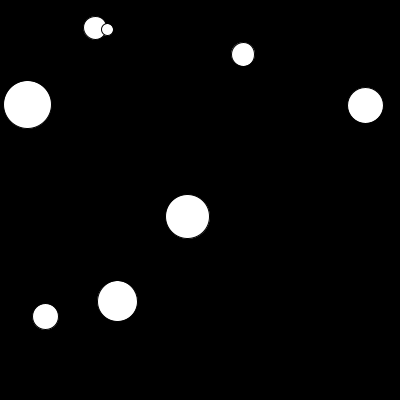
Frame 1 (no input)
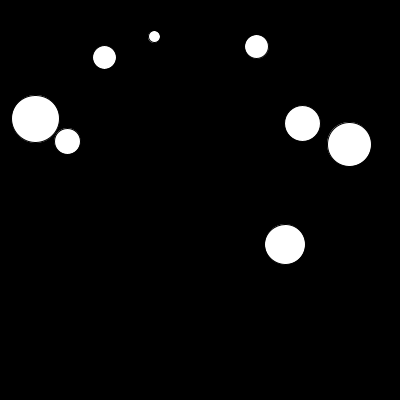
Frame 60 (the mouse pressed at the canvas centre just before this capture)
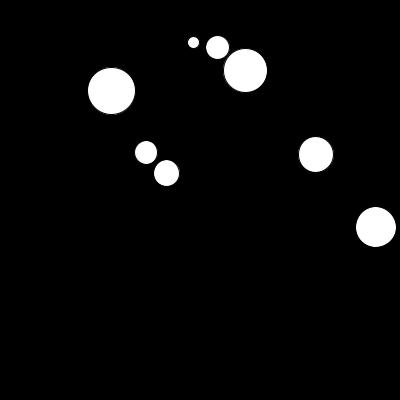
Frame 120 (the mouse held since frame 60 and released just before this capture)

The Processing sketch that drew these frames (run headless with seeded random() and noise(); from frame 60 on, the mouse is pressed at the canvas centre):

// Processing sketch: processing_82700
// ── processing_82700.pde

ball[] balls = new ball[8];
void setup() {
  size(400, 400);
   
  for(int i = 0; i < 8; i ++) {
    balls[i] = new ball(random(10, 50), random(TWO_PI), random(20, width-20), random(20, height-20));
  }
}
void draw() {
  background(0);
  for(int i = 0; i < 8; i ++) {
    balls[i].move();
    balls[i].screenBump();
    balls[i].draw();
    balls[i].collide(i);
  }
}
class ball {
  float x, y, s, d, xm, ym;
  ball(float sv, float dv, float xv, float yv) {
    s=sv;
    d=dv;
    x=xv;
    y=yv;
    xm=sin(d)*3;
    ym=cos(d)*3;
  }
  void move() {
    x+=xm;
    y+=ym;
  }
  void screenBump() {
    if(x<0+s/2 || x>width-s/2) {
      xm*=-1;
    }
    if(y<0+s/2 || y>height-s/2) {
      ym*=-1;
    }
  }
  void draw() {
    ellipse(x, y, s, s);
  }
  void collide(int ballnum) {
    for(int i = 0; i < 8; i++) {
      if((dist(x, y, balls[i].x, balls[i].y) < (s/2)+(balls[i].s/2)) && (i == ballnum)==false) {
        xm=(x-balls[i].x)/20;
        ym=(y-balls[i].y)/20;
      }
    }
}
}
